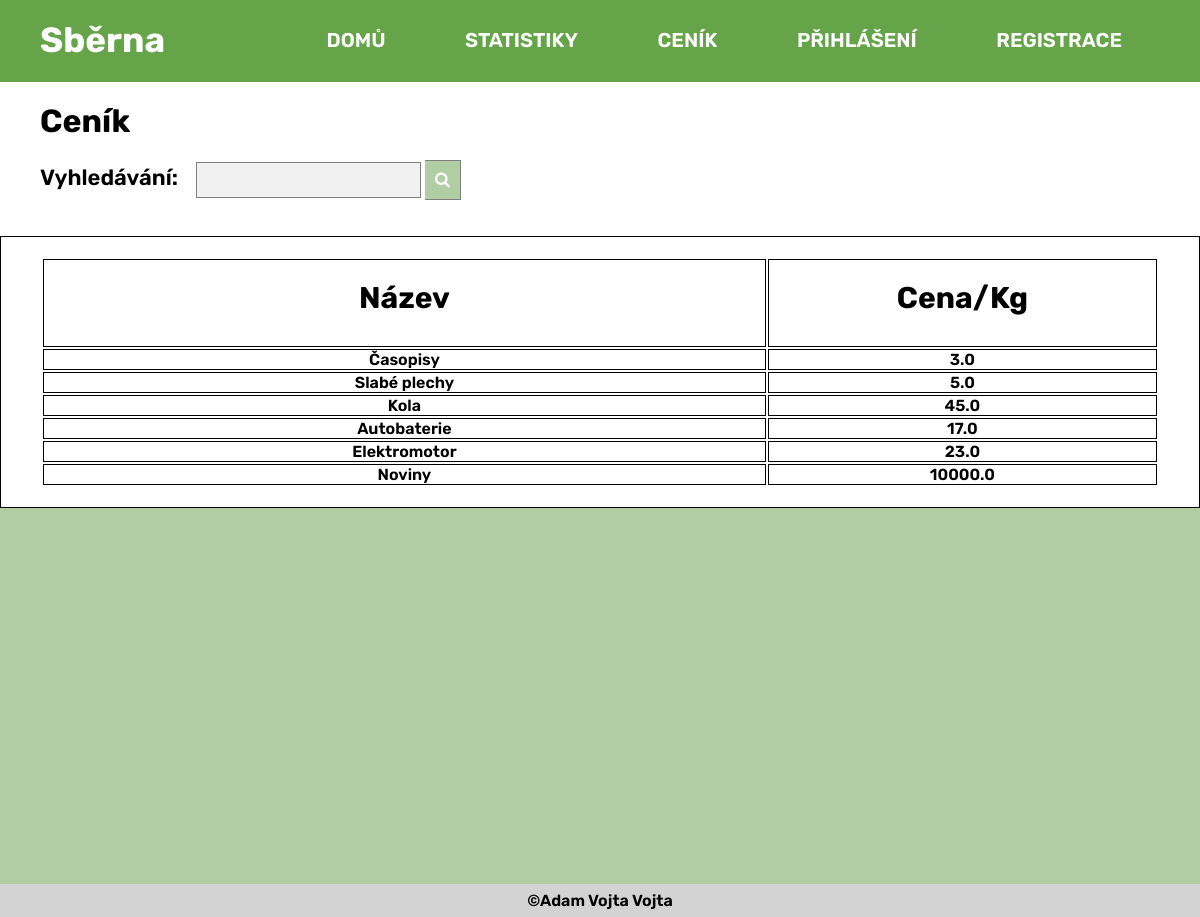
/cenik, run on the app's committed database.
### tables this page shows
CREATE TABLE ceny (id_ceny INTEGER NOT NULL PRIMARY KEY AUTOINCREMENT, datum_od DATE NOT NULL, datum_do DATE NOT NULL, cena FLOAT NOT NULL, id_typu_materialu INTEGER NOT NULL REFERENCES typy_materialu (id_typu_materialu));

CREATE TABLE typy_materialu (id_typu_materialu INTEGER NOT NULL PRIMARY KEY AUTOINCREMENT, nazev TEXT NOT NULL);

### app.py (the view)
@app.route('/cenik', methods = ['GET', 'POST'])
def pricelist() -> ResponseReturnValue:
    if request.method == 'POST':
        search = request.form['search']
        return render_template("pricelist.jinja2",
                               materials=search_pricelist(search))
    return render_template("pricelist.jinja2", materials=not_searching())

### app.py (called while the page is built)
def process_query(query: str) -> Query:
    connection = sqlite3.connect(DB_PATH)
    cursor = connection.cursor()
    cursor.execute(query)
    data = cursor.fetchall()
    connection.close()
    return data

def not_searching() -> Any:
    none_query = "SELECT nazev, cena FROM ceny JOIN typy_materialu ON" \
                 "(ceny.id_typu_materialu = typy_materialu.id_typu_materialu)" \
                 "WHERE datum_od <= datetime('now') AND datum_do >= datetime('now');"
    return process_query(none_query)

### templates/pricelist.jinja2 (shortened to what this page needs)
{% extends 'main.jinja2' %}
{% block content %}
<link rel="stylesheet" href="https://cdnjs.cloudflare.com/ajax/libs/font-awesome/4.7.0/css/font-awesome.min.css">
<h1 class="headline">
Ceník
</h1>
<form method="POST" class="pricelist__search">
<label>
Vyhledávání:
</label>
<input type="text" name="search">
<button type="submit"><i class="fa fa-search"></i></button>
</form>
<div class="pricelist__results">
<table style="width:100%;padding-top:20px;padding-left:40px;padding-right:40px;padding-bottom:20px;text-align:center;background-color:white;">
   <tr>
    <th style="width:65%;padding-top:20px;padding-bottom:30px;font-size:30px;">Název</th>
		<th style="padding-top:20px;padding-bottom:30px;font-size:30px;">Cena/Kg</th>
	 </tr>
   {% for i in materials %}
   <tr>
    <td>{{i[0]}}</td>
    <td>{{i[1]}}</td>
   </tr>
   {%endfor%}
  </table>
{% endblock %}

### static/css/structure.css (style rules this page uses)
* { margin: 0; padding: 0; }
body { display: flex; flex-direction: column; min-height: 100vh; }
.headline { margin-left: 40px; margin-top: 20px; margin-bottom: 20px; }
form.pricelist__search { margin-bottom: 30px; }
form.pricelist__search input[type=text] { padding: 8px; font-size: 16px; border: 1px solid grey; background: #f1f1f1; }
form.pricelist__search label { font-size: 22px; margin-left: 40px; margin-bottom: 15px; margin-right: 15px; display: inline-block; }
form.pricelist__search button { padding: 10px; background: #B1CDA3; color: white; font-size: 16px; border: 1px solid grey; border-left: none; cursor: pointer; }
form.pricelist__search::after { content: ""; clear: both; display: table; }
.pricelist__results { width: 100%; height: 81vh; background-color: #B1CDA3; }
table, td, th { border: 1px solid; }

### static/css/text.css (style rules this page uses)
body { font-family: 'Rubik', sans-serif; font-weight: 600; }

### data on the page
ceny: nazev "Časopisy", cena "3.0"
ceny: nazev "Slabé plechy", cena "5.0"
ceny: nazev "Kola", cena "45.0"
ceny: nazev "Autobaterie", cena "17.0"
ceny: nazev "Elektromotor", cena "23.0"
ceny: nazev "Noviny", cena "10000.0"
